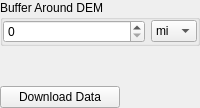
                   <widget class="QWidget" name="DEM">
                    <layout class="QVBoxLayout" name="verticalLayout_10">
                     <property name="spacing">
                      <number>0</number>
                     </property>
                     <property name="leftMargin">
                      <number>0</number>
                     </property>
                     <property name="topMargin">
                      <number>0</number>
                     </property>
                     <property name="rightMargin">
                      <number>0</number>
                     </property>
                     <property name="bottomMargin">
                      <number>0</number>
                     </property>
                     <item>
                      <layout class="QHBoxLayout" name="horizontalLayout_15">
                       <item>
                        <widget class="QGroupBox" name="groupBox">
                         <property name="title">
                          <string>Buffer Around DEM</string>
                         </property>
                         <layout class="QHBoxLayout" name="horizontalLayout_14" stretch="4,1">
                          <property name="leftMargin">
                           <number>0</number>
                          </property>
                          <property name="topMargin">
                           <number>0</number>
                          </property>
                          <property name="rightMargin">
                           <number>0</number>
                          </property>
                          <property name="bottomMargin">
                           <number>0</number>
                          </property>
                          <item>
                           <widget class="QSpinBox" name="DEMbufferInput">
                            <property name="cursor">
                             <cursorShape>PointingHandCursor</cursorShape>
                            </property>
                           </widget>
                          </item>
                          <item>
                           <widget class="QComboBox" name="DEMbufferUnits">
                            <property name="cursor">
                             <cursorShape>PointingHandCursor</cursorShape>
                            </property>
                            <item>
                             <property name="text">
                              <string>mi</string>
                             </property>
                            </item>
                            <item>
                             <property name="text">
                              <string>km</string>
                             </property>
                            </item>
                           </widget>
                          </item>
                         </layout>
                        </widget>
                       </item>
                      </layout>
                     </item>
                     <item>
                      <spacer name="verticalSpacer_5">
                       <property name="orientation">
                        <enum>Qt::Orientation::Vertical</enum>
                       </property>
                       <property name="sizeHint" stdset="0">
                        <size>
                         <width>20</width>
                         <height>40</height>
                        </size>
                       </property>
                      </spacer>
                     </item>
                     <item>
                      <widget class="QPushButton" name="downloadDEMdata">
                       <property name="maximumSize">
                        <size>
                         <width>120</width>
                         <height>16777215</height>
                        </size>
                       </property>
                       <property name="text">
                        <string>Download Data</string>
                       </property>
                      </widget>
                     </item>
                    </layout>
                   </widget>
